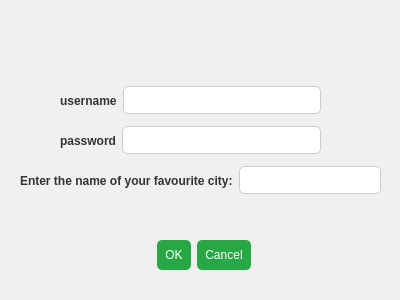
<?xml version="1.0" encoding="UTF-8"?>
<ui version="4.0">
 <class>signuppage</class>
 <widget class="QDialog" name="signuppage">
  <property name="geometry">
   <rect>
    <x>0</x>
    <y>0</y>
    <width>400</width>
    <height>300</height>
   </rect>
  </property>
  <property name="windowTitle">
   <string>Sign Up</string>
  </property>
  <property name="styleSheet">
   <string notr="true">QDialog { background-color: #f0f0f0; } QLabel { color: #333; font-weight: bold; } QLineEdit { background-color: white; border: 1px solid #ccc; border-radius: 5px; padding: 5px; } QPushButton { background-color: #28a745; color: white; border: none; border-radius: 5px; padding: 8px; }</string>
  </property>
  <widget class="QWidget" name="horizontalLayoutWidget_3">
   <property name="geometry">
    <rect>
     <x>20</x>
     <y>160</y>
     <width>361</width>
     <height>41</height>
    </rect>
   </property>
   <layout class="QHBoxLayout" name="horizontalLayout_8">
    <item>
     <widget class="QLabel" name="username_lbl_8">
      <property name="toolTip">
       <string>&lt;html&gt;&lt;head/&gt;&lt;body&gt;&lt;p&gt;For when you might forget your password!&lt;/p&gt;&lt;/body&gt;&lt;/html&gt;</string>
      </property>
      <property name="text">
       <string>Enter the name of your favourite city:</string>
      </property>
     </widget>
    </item>
    <item>
     <widget class="QLineEdit" name="lineEdit_9"/>
    </item>
   </layout>
  </widget>
  <widget class="QDialogButtonBox" name="cancel_btn">
   <property name="geometry">
    <rect>
     <x>130</x>
     <y>220</y>
     <width>121</width>
     <height>71</height>
    </rect>
   </property>
   <property name="orientation">
    <enum>Qt::Orientation::Horizontal</enum>
   </property>
   <property name="standardButtons">
    <set>QDialogButtonBox::StandardButton::Cancel|QDialogButtonBox::StandardButton::Ok</set>
   </property>
  </widget>
  <widget class="QWidget" name="horizontalLayoutWidget_2">
   <property name="geometry">
    <rect>
     <x>60</x>
     <y>120</y>
     <width>261</width>
     <height>41</height>
    </rect>
   </property>
   <layout class="QHBoxLayout" name="horizontalLayout_9">
    <item>
     <widget class="QLabel" name="password_lbl_3">
      <property name="text">
       <string>password</string>
      </property>
     </widget>
    </item>
    <item>
     <widget class="QLineEdit" name="lineEdit_10">
      <property name="echoMode">
       <enum>QLineEdit::EchoMode::Password</enum>
      </property>
     </widget>
    </item>
   </layout>
  </widget>
  <widget class="QWidget" name="horizontalLayoutWidget">
   <property name="geometry">
    <rect>
     <x>60</x>
     <y>80</y>
     <width>261</width>
     <height>41</height>
    </rect>
   </property>
   <layout class="QHBoxLayout" name="horizontalLayout_3">
    <item>
     <widget class="QLabel" name="username_lbl_3">
      <property name="text">
       <string>username</string>
      </property>
     </widget>
    </item>
    <item>
     <widget class="QLineEdit" name="lineEdit_4"/>
    </item>
   </layout>
  </widget>
 </widget>
 <resources/>
 <connections/>
</ui>
